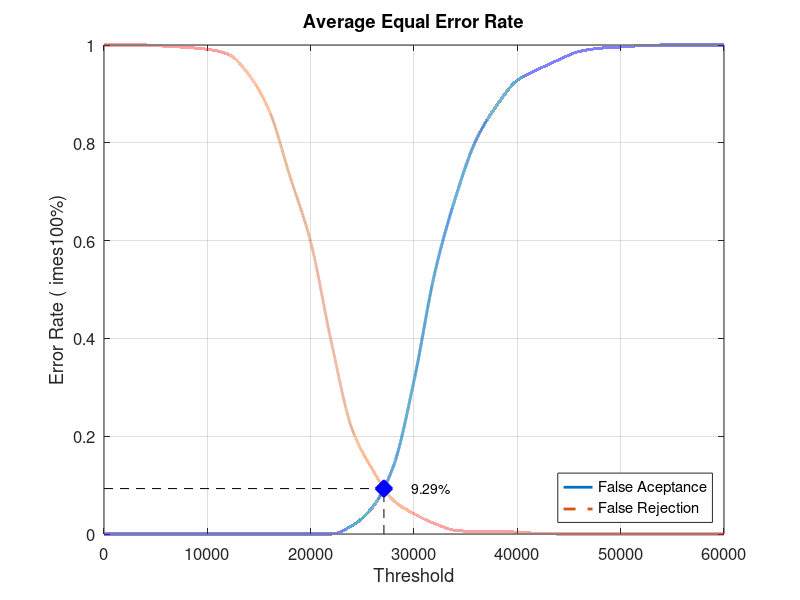
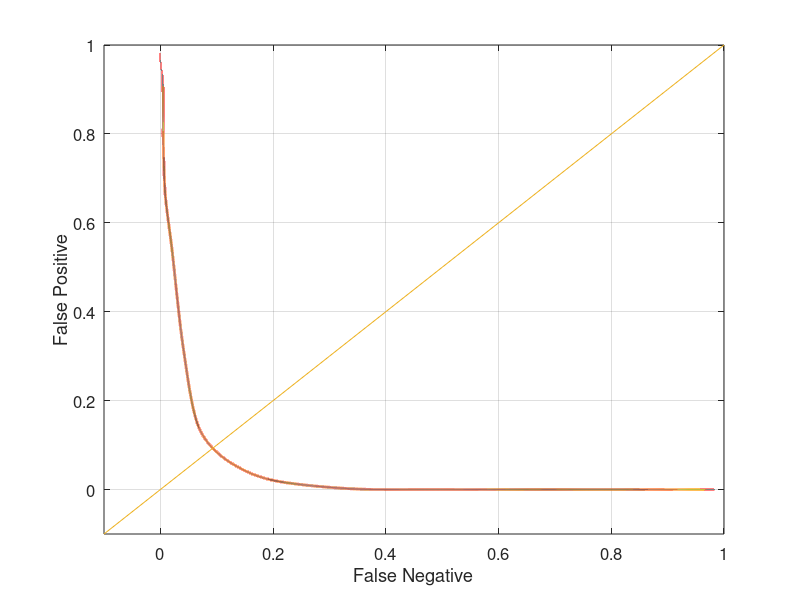

Reproduce these figures in MATLAB, in order.
close all;
clear;
clc;
x = 0:2000:60000;
xq = 0:0.5:60000;

y0 = [0 0 0 0 0 0 0 0 0 0 0 0 0.0171053 0.0552632 0.138158 0.313158 0.532895 0.686842 0.805263 0.876316 0.927632 0.95 0.969737 0.986842 0.993421 0.996053 0.998684 1 1 1 1]
yy0 = interp1(x, y0, xq, 'pchip');
y1 = [1 1 1 0.9975 0.995 0.99125 0.98125 0.94 0.865 0.73125 0.5975 0.3925 0.215 0.13125 0.06875 0.04125 0.02125 0.0075 0.005 0.005 0.00375 0.00125 0 0 0 0 0 0 0 0 0]
yy1 = interp1(x, y1, xq, 'pchip');

% Calculating EER: 
y2 = abs(y0 - y1);
find(y2 == min(y2))
yy2 = abs(yy0 - yy1);
xEER = find(yy2 == min(yy2));
xEERIndex = xq(xEER) % X-axis EER
yEER = yy0(xEER) % Y-axis EER

main = figure
plot(xq, yy0,'-','LineWidth', 2);	hold on
plot(xq, yy1,'--','LineWidth', 2);	hold on
plot([xEERIndex xEERIndex], [0 yEER], 'k--');	hold on
plot([0 xEERIndex], [yEER yEER], 'k--');	hold on
plot(xEERIndex, yEER, 'bx', 'LineWidth', 10);	hold on
text(xEERIndex + 10 * xEERIndex / 100, yEER, [num2str(round((10000 * yEER)) / 100) '%'])
legend('False Aceptance', 'False Rejection', 'Location', 'SouthEast')
xlabel('Threshold')
ylabel('Error Rate (	imes100%)')
title('Average Equal Error Rate')
set(gca, 'FontSize', 12)
axis([0 60000 0 1])
grid on

print(main, 'Experiment2AverageMain', '-dpng');
FNRxFPR = figure('Color', [1 1 1]);
plot(yy1, yy0, '-', yy1, yy0, 'LineWidth', 2);
hold on
y = -0.1:0.1:1
plot(y, y); 
set(gca, 'FontSize', 12)
xlabel('False Negative')
ylabel('False Positive')
axis([-0.1 1 -0.1 1])
set(gca, 'FontSize', 12)
grid on

print(FNRxFPR, 'Experiment2AverageFNRxFPR','-dpng');
